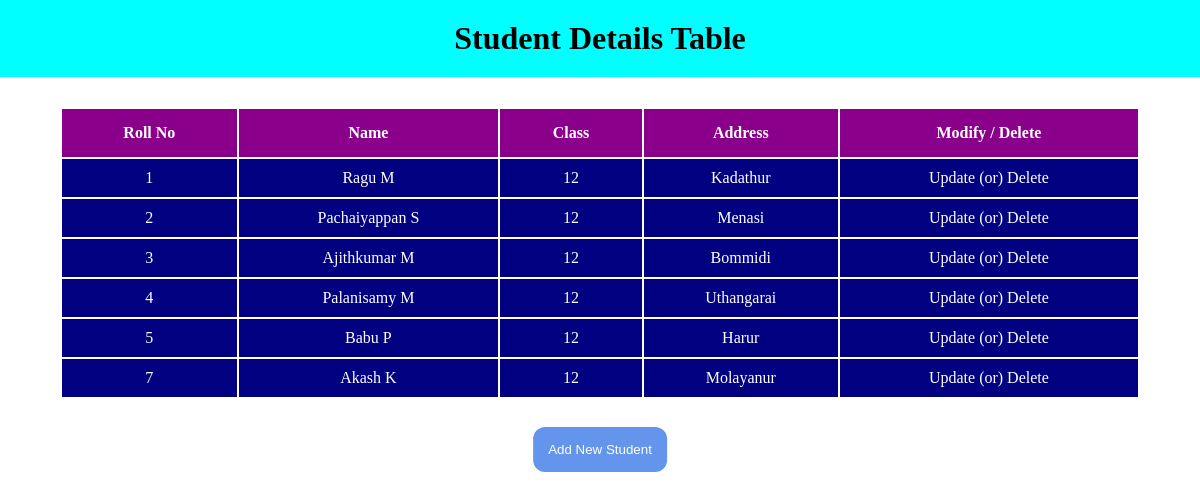
The page /StudentApp/ on the database its author committed.
### StudentApp/models.py (models this page shows)
class Students(models.Model):
    student_roll_number = models.IntegerField()
    student_name = models.CharField(max_length=25)
    student_class = models.IntegerField()
    student_address = models.CharField(max_length=50)

### StudentApp/views.py (the view)
# urls.py: path('', views.check),
def check(request):
    details = Students.objects.all()
    details_dict = {"data": details}
    return render(request, 'StudentApp/check.html', context=details_dict)

### Templates/StudentApp/check.html (shortened to what this page needs)
<html>
{%extends "StudentApp/base.html"%}
{%block content%}
<head>
</head>
<body>
<h1> Student Details Table </h1>
<table>
<tr><th>Roll No</th><th>Name</th><th>Class</th><th>Address</th><th>Modify / Delete</th></tr>
<tr>{% for st in data %}
<td>{{st.student_roll_number}}</td>
<td>{{st.student_name}}</td>
<td>{{st.student_class}}</td>
<td>{{st.student_address}}</td>
<td><a href='/StudentApp/update/{{st.id}}' >Update</a> (or) <a href='/StudentApp/delete/{{st.id}}'>Delete</a>
</tr>{% endfor %}
</table>
<br>
<a href="/StudentApp/create"><button type='button'>Add New Student</button></a>
{%endblock%}

### Templates/StudentApp/base.html (shortened to what this page needs)
<html>
<head>
</head>
<body>
{%block content%}
{%endblock%}
</body>
</html>

### Templates/StudentApp/check.html (style rules this page uses)
body { margin: 0px; }
h1 { padding: 20px; background-color: aqua; text-align: center; margin-bottom: 0; }
table { width: 90%; text-align: center; vertical-align: middle; color: white; margin: auto; margin-top: 30px; }
th { background-color: darkmagenta; font-weight: 600; padding: 15px; }
td { background-color: navy; padding: 10px; font-weight: 400; }
a { color: white; text-decoration: none; }
button { position: relative; margin-top: 10px; left: 50%; transform: translateX(-50%); background-color: cornflowerblue; border: none; padding: 15px; color: white; border-radius: 12px; }

### rows shown on the page
Students: student_roll_number "1", student_name "Ragu M", student_class "12", student_address "Kadathur"
Students: student_roll_number "2", student_name "Pachaiyappan S", student_class "12", student_address "Menasi"
Students: student_roll_number "3", student_name "Ajithkumar M", student_class "12", student_address "Bommidi"
Students: student_roll_number "4", student_name "Palanisamy M", student_class "12", student_address "Uthangarai"
Students: student_roll_number "5", student_name "Babu P", student_class "12", student_address "Harur"
Students: student_roll_number "7", student_name "Akash K", student_class "12", student_address "Molayanur"
